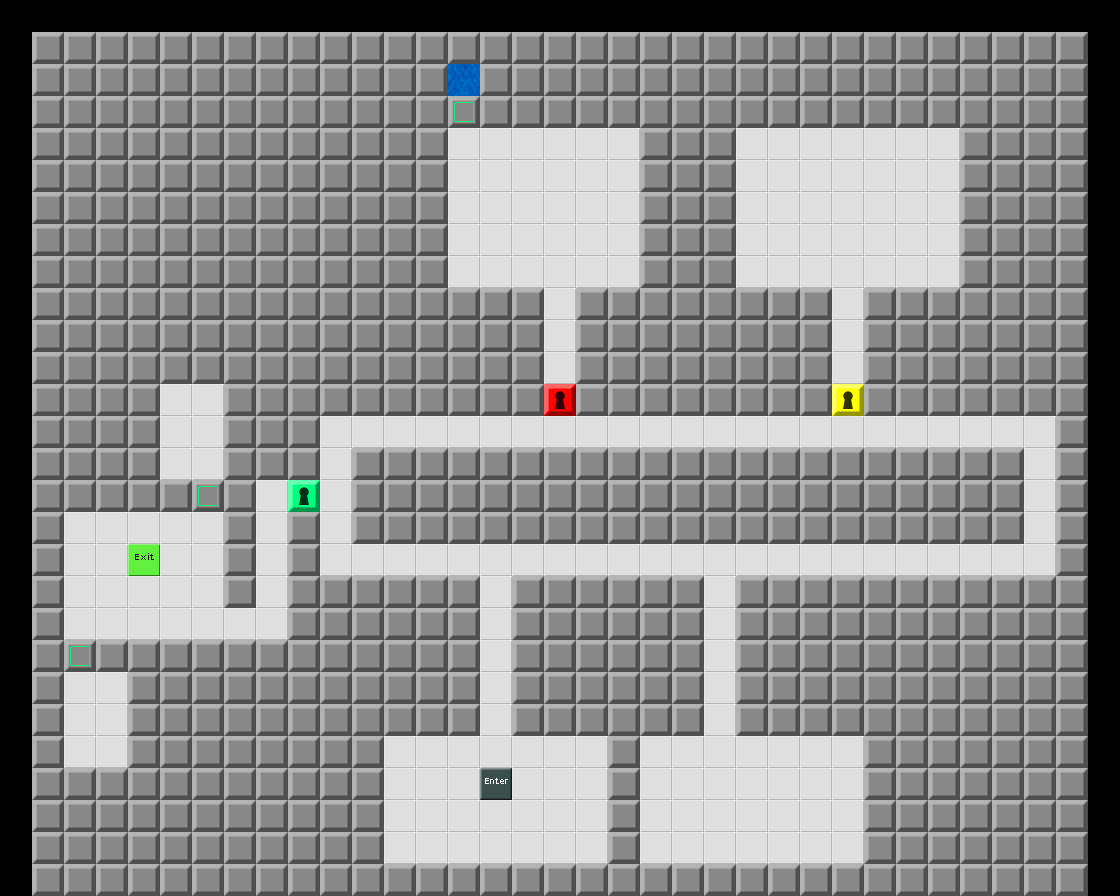

Tiled map render using the project's own tile images. Description and the map definition, with tile-layer contents summarised, below:
An orthogonal 35x28 tile map with 32x32 px tiles, 1 tile layer (Map) and 38 objects.

<map version="1.0" orientation="orthogonal" width="35" height="28" tilewidth="32" tileheight="32">
 <tileset firstgid="1" source="devgraphics.tsx" />
 <layer name="Map" width="35" height="28">
  <data>[980 cells, 891 non-empty, 9 distinct tile ids]</data>
 </layer>
 <objectgroup name="Enemies" width="35" height="28">
  <object gid="7" x="320" y="448">
   <properties>
    <property name="direction" value="down" />
   </properties>
  </object>
  <object gid="7" x="384" y="448">
   <properties>
    <property name="direction" value="left" />
   </properties>
  </object>
  <object gid="7" x="448" y="448">
   <properties>
    <property name="direction" value="left" />
   </properties>
  </object>
  <object gid="7" x="512" y="448">
   <properties>
    <property name="direction" value="left" />
   </properties>
  </object>
  <object gid="7" x="640" y="448">
   <properties>
    <property name="direction" value="left" />
   </properties>
  </object>
  <object gid="7" x="576" y="448">
   <properties>
    <property name="direction" value="left" />
   </properties>
  </object>
  <object gid="7" x="704" y="448">
   <properties>
    <property name="direction" value="left" />
   </properties>
  </object>
  <object gid="7" x="768" y="448">
   <properties>
    <property name="direction" value="left" />
   </properties>
  </object>
  <object gid="7" x="832" y="448">
   <properties>
    <property name="direction" value="left" />
   </properties>
  </object>
  <object gid="7" x="896" y="448">
   <properties>
    <property name="direction" value="left" />
   </properties>
  </object>
  <object gid="7" x="384" y="768" />
  <object gid="25" x="832" y="768" />
  <object gid="7" x="736" y="160" />
  <object gid="25" x="928" y="160" />
  <object gid="25" x="608" y="192" />
  <object gid="25" x="608" y="224" />
  <object gid="25" x="608" y="256" />
  <object gid="25" x="96" y="704">
   <properties>
    <property name="direction" value="down" />
   </properties>
  </object>
  <object gid="25" x="96" y="736">
   <properties>
    <property name="direction" value="down" />
   </properties>
  </object>
  <object gid="25" x="96" y="768">
   <properties>
    <property name="direction" value="left" />
   </properties>
  </object>
  <object gid="25" x="64" y="768">
   <properties>
    <property name="direction" value="up" />
   </properties>
  </object>
  <object gid="25" x="64" y="736">
   <properties>
    <property name="direction" value="up" />
   </properties>
  </object>
  <object gid="25" x="64" y="704">
   <properties>
    <property name="direction" value="right" />
   </properties>
  </object>
  <object gid="25" x="192" y="448">
   <properties>
    <property name="direction" value="down" />
   </properties>
  </object>
  <object gid="25" x="160" y="416">
   <properties>
    <property name="direction" value="right" />
   </properties>
  </object>
  <object gid="25" x="192" y="480">
   <properties>
    <property name="direction" value="left" />
   </properties>
  </object>
  <object gid="25" x="160" y="480">
   <properties>
    <property name="direction" value="up" />
   </properties>
  </object>
  <object gid="25" x="192" y="416">
   <properties>
    <property name="direction" value="down" />
   </properties>
  </object>
  <object gid="25" x="160" y="448">
   <properties>
    <property name="direction" value="up" />
   </properties>
  </object>
 </objectgroup>
 <objectgroup name="Items" width="35" height="28">
  <object gid="8" x="512" y="832">
   <properties>
    <property name="Text" value="When American racecars are about to hit a wall, they always turn left." />
   </properties>
  </object>
  <object gid="4" x="736" y="832" />
  <object gid="22" x="832" y="192" />
  <object gid="8" x="768" y="800">
   <properties>
    <property name="Text" value="In England, they do it backwards." />
   </properties>
  </object>
  <object gid="8" x="832" y="224">
   <properties>
    <property name="Text" value="This is why Americans and Brits never share a racetrack." />
   </properties>
  </object>
  <object gid="46" x="544" y="224" />
  <object gid="8" x="512" y="224">
   <properties>
    <property name="Text" value="&quot;Look at all of these cars driving the wrong way. Someone should do something about it.&quot;\n\n...said the bigot. These cars aren't hurting you, so leave them be. If you push that button, there will be consequences." />
   </properties>
  </object>
  <object gid="40" x="480" y="192" />
  <object gid="8" x="256" y="576">
   <properties>
    <property name="Text" value="If you pushed the green switch in the previous room, you're being punished for your xenophobia." />
   </properties>
  </object>
 </objectgroup>
 <objectgroup name="Tools" width="35" height="28" />
 <objectgroup name="Parameters" width="35" height="28">
  <properties>
   <property name="time" value="350" />
   <property name="wrapAround" value="false" />
  </properties>
 </objectgroup>
</map>
